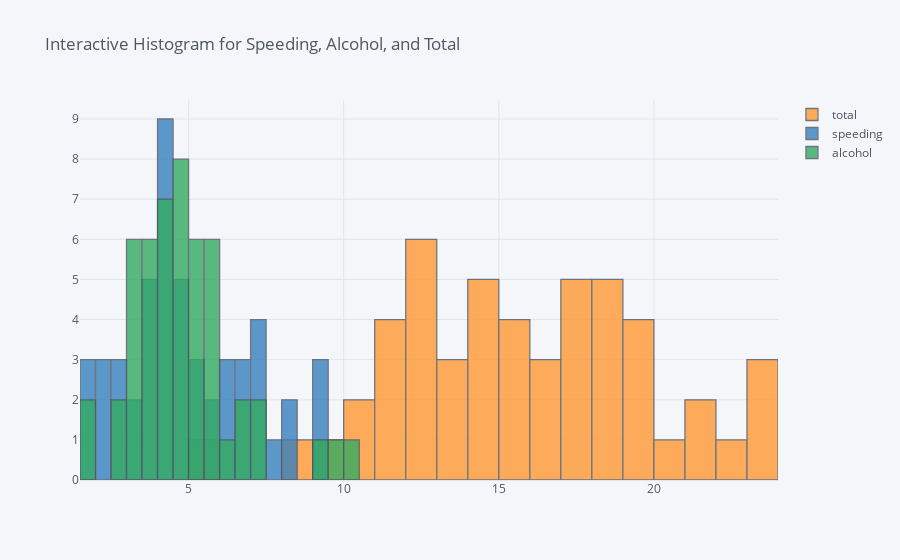

The code cell stored with this chart in its notebook:
### Code cell
#(vi)
df.iplot(kind='hist', bins=25, title='Interactive Histogram for Speeding, Alcohol, and Total')

### Figure 1 — Plotly figure (JSON) as saved in the notebook; plotly's stock layout.template omitted (floating-point values rounded to 4 significant figures)
{"data": [{"histfunc": "count", "histnorm": "", "marker": {"color": "rgba(255, 153, 51, 1.0)", "line": {"color": "#4D5663", "width": 1.3}}, "name": "total", "nbinsx": 25, "opacity": 0.8, "orientation": "v", "type": "histogram", "x": [18.8, 18.1, 18.6, 22.4, 12, 13.6, 10.8, 16.2, 5.9, 17.9, 15.6, 17.5, 15.3, 12.8, 14.5, 15.7, 17.8, 21.4, 20.5, 15.1, 12.5, 8.2, 14.1, 9.6, 17.6, 16.1, 21.4, 14.9, 14.7, 11.6, 11.2, 18.4, 12.3, 16.8, 23.9, 14.1, 19.9, 12.8, 18.2, 11.1, 23.9, 19.4, 19.5, 19.4, 11.3, 13.6, 12.7, 10.6, 23.8, 13.8, 17.4]}, {"histfunc": "count", "histnorm": "", "marker": {"color": "rgba(55, 128, 191, 1.0)", "line": {"color": "#4D5663", "width": 1.3}}, "name": "speeding", "nbinsx": 25, "opacity": 0.8, "orientation": "v", "type": "histogram", "x": [7.332, 7.421, 6.51, 4.032, 4.2, 5.032, 4.968, 6.156, 2.006, 3.759, 2.964, 9.45, 5.508, 4.608, 3.625, 2.669, 4.806, 4.066, 7.175, 5.738, 4.25, 1.886, 3.384, 2.208, 2.64, 6.923, 8.346, 1.937, 5.439, 4.06, 1.792, 3.496, 3.936, 6.552, 5.497, 3.948, 6.368, 4.224, 9.1, 3.774, 9.082, 6.014, 4.095, 7.76, 4.859, 4.08, 2.413, 4.452, 8.092, 4.968, 7.308]}, {"histfunc": "count", "histnorm": "", "marker": {"color": "rgba(50, 171, 96, 1.0)", "line": {"color": "#4D5663", "width": 1.3}}, "name": "alcohol", "nbinsx": 25, "opacity": 0.8, "orientation": "v", "type": "histogram", "x": [5.64, 4.525, 5.208, 5.824, 3.36, 3.808, 3.888, 4.86, 1.593, 5.191, 3.9, 7.175, 4.437, 4.352, 4.205, 3.925, 4.272, 4.922, 6.765, 4.53, 4, 2.87, 3.948, 2.784, 5.456, 5.474, 9.416, 5.215, 4.704, 3.48, 3.136, 4.968, 3.567, 5.208, 10.04, 4.794, 5.771, 3.328, 5.642, 4.218, 9.799, 6.402, 5.655, 7.372, 1.808, 4.08, 3.429, 3.498, 6.664, 4.554, 5.568]}], "layout": {"autosize": true, "barmode": "overlay", "legend": {"bgcolor": "#F5F6F9", "font": {"color": "#4D5663"}}, "paper_bgcolor": "#F5F6F9", "plot_bgcolor": "#F5F6F9", "title": {"font": {"color": "#4D5663"}, "text": "Interactive Histogram for Speeding, Alcohol, and Total"}, "xaxis": {"autorange": true, "gridcolor": "#E1E5ED", "range": [1.5, 24], "showgrid": true, "tickfont": {"color": "#4D5663"}, "title": {"font": {"color": "#4D5663"}, "text": ""}, "type": "linear", "zerolinecolor": "#E1E5ED"}, "yaxis": {"autorange": true, "gridcolor": "#E1E5ED", "range": [0, 9.474], "showgrid": true, "tickfont": {"color": "#4D5663"}, "title": {"font": {"color": "#4D5663"}, "text": ""}, "zerolinecolor": "#E1E5ED"}}}
